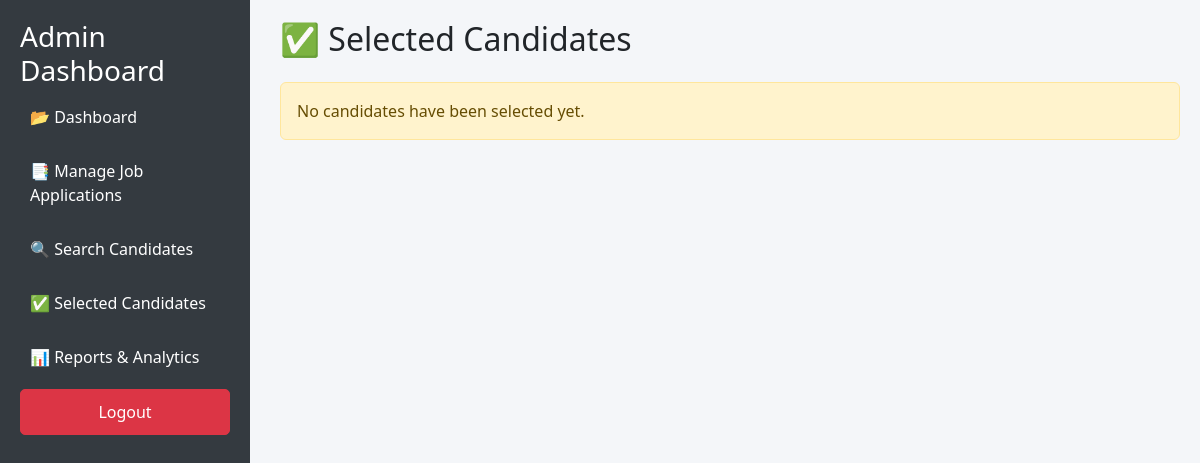
/selected-candidates/, run on an earlier commit of the app's database.
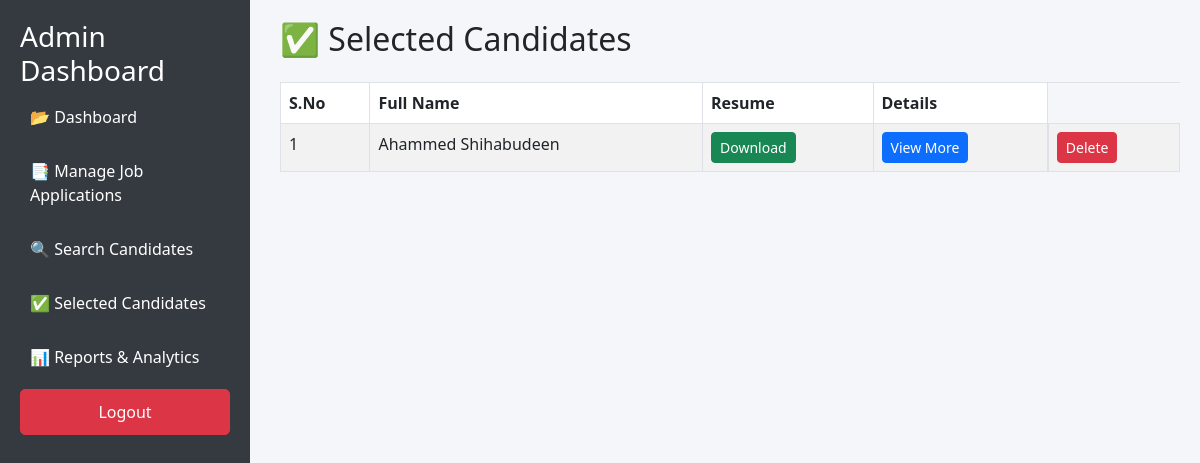
And on a later commit of the database.
### app1/models.py (models this page shows, shortened)
class SelectedCandidate(models.Model):
    candidate = models.ForeignKey(ExtractDetails, on_delete=models.CASCADE)
    selected_at = models.DateTimeField(auto_now_add=True)

class ExtractDetails(models.Model):
    resume = models.ForeignKey(JobApplication, on_delete=models.CASCADE)
    full_name = models.CharField(max_length=255)
    total_experience = models.CharField(max_length=50)  # Example: "7 years 7 months"
    key_skills = models.TextField()  # Stores multiple skills as a text
    degree = models.CharField(max_length=255)  # Example: "BE in Electronics and Communication"
    additional_qualification = models.CharField(max_length=255, null=True, blank=True)  # Example: "Diploma in Embedded System"
    location = models.TextField()  # Can store address as a long string
    email_sent = models.BooleanField(default=False)

### app1/views.py (the view)
# urls.py: path('selected-candidates/', views.selected_candidates_view, name='selected_candidates'),
def selected_candidates_view(request):
    selected_candidates = SelectedCandidate.objects.select_related('candidate')
    candidate_application_map = {}
    for sc in selected_candidates:
        application = JobApplication.objects.filter(extractdetails=sc.candidate).first()
        candidate_application_map[sc.id] = application.id if application else None
    return render(request, 'selected_candidates.html', {
        'selected_candidates': selected_candidates,
        'application_ids': candidate_application_map,
    })

### templates/selected_candidates.html (shortened to what this page needs)
<!DOCTYPE html>
<html lang="en">
<head>
    <link href="https://cdn.jsdelivr.net/npm/bootstrap@5.3.0/dist/css/bootstrap.min.css" rel="stylesheet">
</head>
<body>
<div class="sidebar">
    <h3>Admin Dashboard</h3>
    <a href="{% url 'admin_dashboard' %}">📂 Dashboard</a>
    <a href="{% url 'manage_applications' %}">📑 Manage Job Applications</a>
    <a href="{% url 'search_candidates' %}">🔍 Search Candidates</a>
    <a href="{% url 'selected_candidates' %}" class="active">✅ Selected Candidates</a>
    <a href="{% url 'analytics_dashboard' %}">📊 Reports & Analytics</a>
    <a href="{% url 'admin_logout' %}" class="btn btn-danger logout-btn">Logout</a>
</div>
<div class="content">
    <h2>✅ Selected Candidates</h2>
    {% if selected_candidates %}
    <div class="table-responsive mt-4">
        <table class="table table-striped table-bordered">
            <thead>
                <tr>
                    <th>S.No</th>
                    <th>Full Name</th>
                    <th>Resume</th>
                    <th>Details</th>
                </tr>
            </thead>
            <tbody>
                {% for sc in selected_candidates %}
                <tr>
                    <td>{{ forloop.counter }}</td>
                    <td>{{ sc.candidate.full_name }}</td>
                    <td>
                        {% if sc.candidate.resume and sc.candidate.resume.resume %}
                            <a href="{{ sc.candidate.resume.resume.url }}" class="btn btn-success btn-sm" target="_blank">Download</a>
                        {% else %}
                            No Resume
                        {% endif %}
                    </td>
                    <td>
                        <a href="{% url 'candidate_detail' sc.candidate.id %}" class="btn btn-primary btn-sm">View More</a>
                    </td>
                    <td class="d-flex gap-2">
                        <form action="{% url 'delete_selected_candidate' sc.id %}" method="post" onsubmit="return confirm('Are you sure you want to delete this candidate?');">
                            <button type="submit" class="btn btn-danger btn-sm">Delete</button>
                        </form>
                    </td>
                </tr>
                {% endfor %}
            </tbody>
        </table>
    </div>
    {% else %}
    <div class="alert alert-warning mt-4">No candidates have been selected yet.</div>
    {% endif %}
</div>
</body>
</html>

What changed in the data, as far as the page shows it:
added SelectedCandidate: candidate.full_name "Ahammed Shihabudeen"
Also different on the page:
text no longer shown: "No candidates have been selected yet."
text now shown: "S.No Full Name Resume Details"
